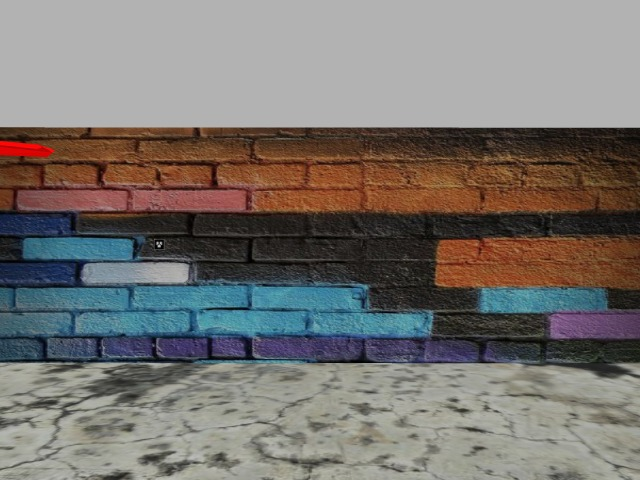
#> input picture imgs/ft1.jpeg, 640 x 480 px; its folder holds only this picture in this run
$ python artg_cor.py
#> lines starting #> are read from the running program, lines starting #| are printed output that depends on the picture; after the words box and inside, x2 and y2 are one past the last pixel; in counts of white or black regions, pixels touching at a corner belong together
import cv2
import glob
import numpy as np
from utils import draw_3d, detector, superimpose as si

# Função utilizada para carregar e passar cada imagem da pasta por vez
path = glob.glob("imgs\*.jpeg")
for image in path:

    # Lê a imagem e cria uma cópia
    img = cv2.imread(image)
#> img is the input picture: shape (480, 640, 3); mean B, G, R 111.6, 115.7, 120.3
    copia_img = img.copy()

    # Aplica filtros para identificar o contorno dos ARTAGs na imagem
    blueLow = np.array([60, 50, 40])
    blueHigh = np.array([130, 255, 255])
    imgHSV = cv2.cvtColor(copia_img, cv2.COLOR_BGR2HSV)
#> imgHSV: shape (480, 640, 3); mean H, S, V 33.1, 62.7, 129
    mask = cv2.inRange(imgHSV, blueLow, blueHigh)
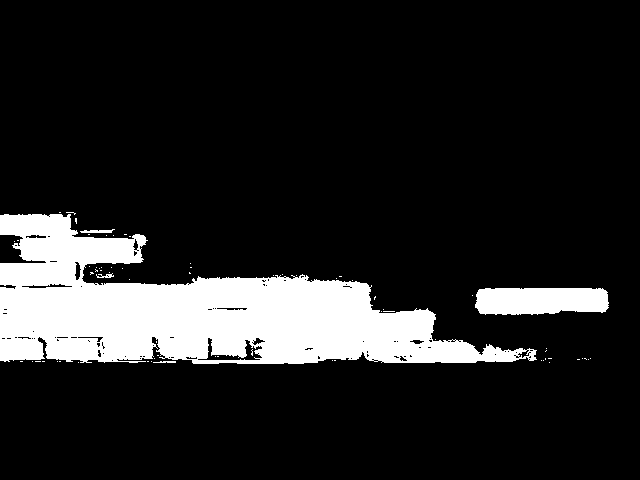
#> mask: shape (480, 640); 14.1% white; 70 white regions (65 under 20 px), largest, box (x1, y1, x2, y2) and area: (0, 214, 537, 364) 39622, (475, 288, 609, 315) 3269, (80, 229, 115, 233) 91, (96, 273, 114, 278) 46, (153, 361, 176, 363) 37
    imgray = cv2.cvtColor(img, cv2.COLOR_BGR2GRAY)
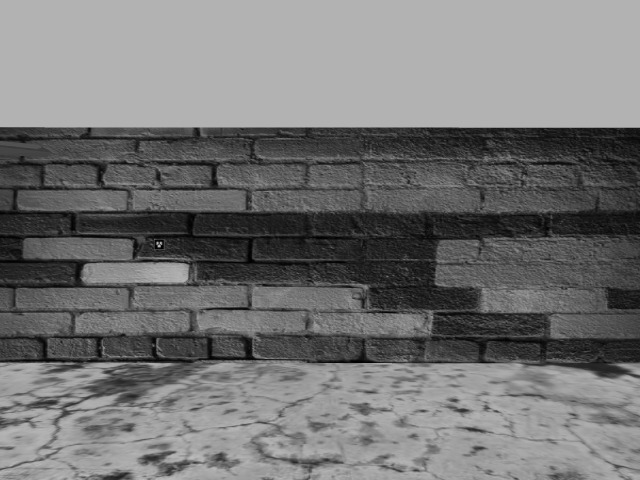
#> imgray: shape (480, 640); min 0, max 188, mean 116.6

    kernelOpen = np.ones((5,5))
    kernelClose = np.ones((20,20))
    maskOpen = cv2.morphologyEx(mask, cv2.MORPH_OPEN, kernelOpen)
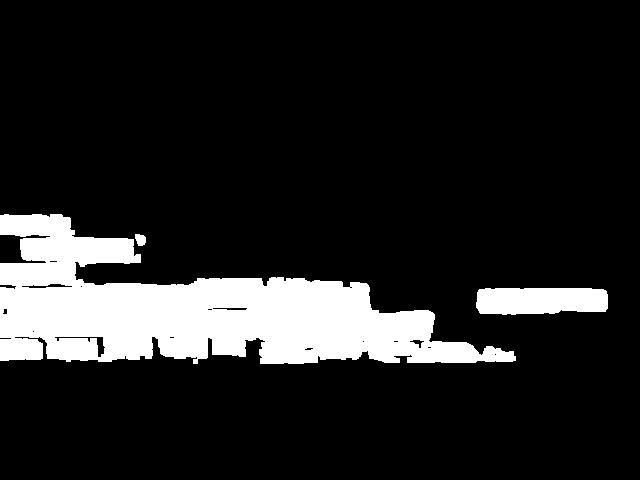
#> maskOpen: shape (480, 640); 13.5% white; 3 white regions, box (x1, y1, x2, y2) and area: (0, 214, 516, 364) 38220, (476, 288, 608, 315) 3238, (135, 234, 146, 246) 104
    maskClose = cv2.morphologyEx(maskOpen, cv2.MORPH_CLOSE, kernelClose)
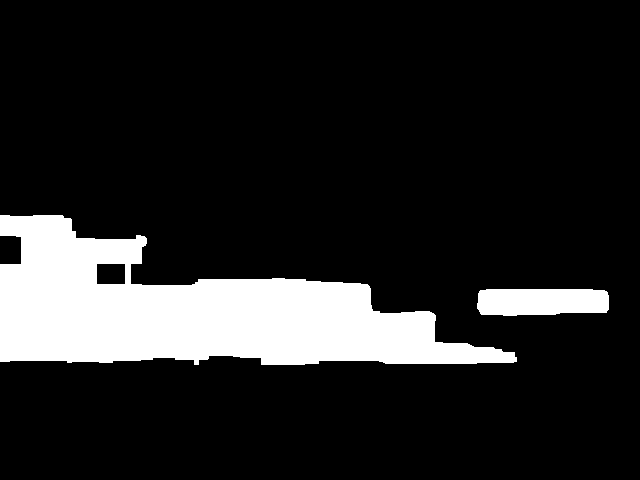
#> maskClose: shape (480, 640); 14.3% white; 2 white regions, box (x1, y1, x2, y2) and area: (0, 215, 517, 365) 40708, (477, 289, 609, 316) 3273

    imgray = cv2.GaussianBlur(imgray, (5,5), 0)
    imgray = cv2.bilateralFilter(imgray,9,75,75)
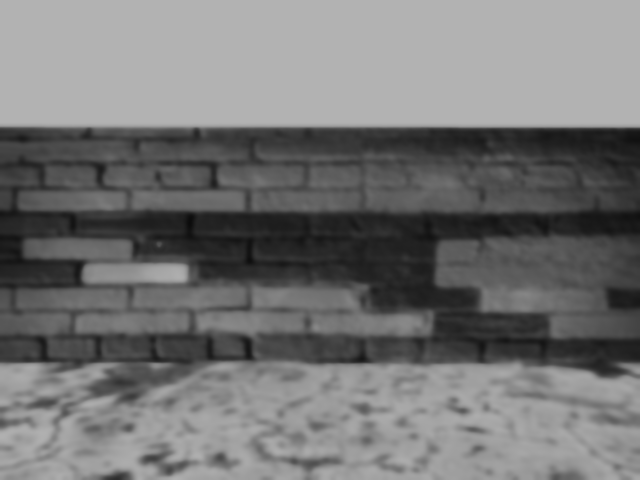
#> imgray: shape (480, 640); min 11, max 178, mean 116.6

    edge = cv2.Canny(mask, 50, 200)
#> edge: shape (480, 640); 1.2% white in thin lines or dots, all inside (x1, y1, x2, y2) = (0, 211, 609, 364)
    edge = cv2.dilate(edge, None, iterations=1)
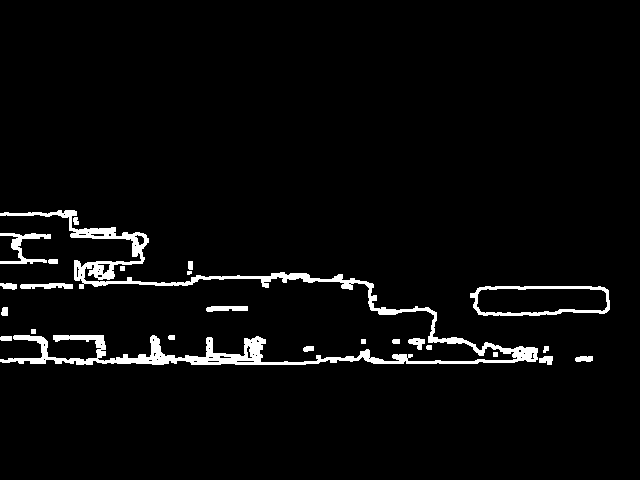
#> edge: shape (480, 640); 3.7% white; 24 white regions (1 under 20 px), largest, box (x1, y1, x2, y2) and area: (0, 210, 538, 365) 8556, (470, 286, 610, 316) 1018, (0, 233, 51, 264) 516
    edge = cv2.erode(edge, None, iterations=1)
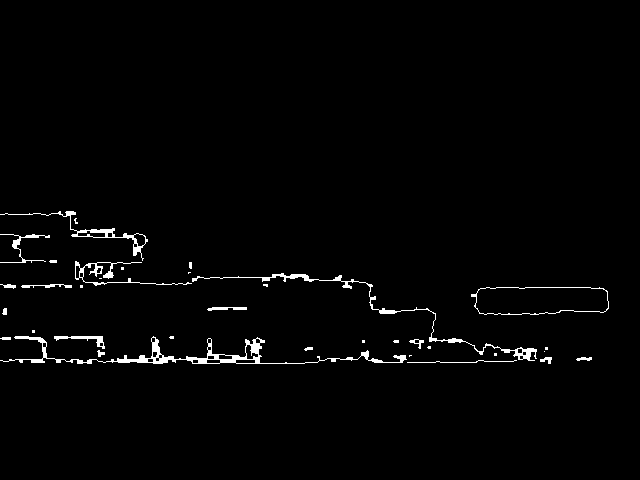
#> edge: shape (480, 640); 1.7% white; 35 white regions (15 under 20 px)
    contours, hierarchy = cv2.findContours(edge, cv2.RETR_TREE, cv2.CHAIN_APPROX_SIMPLE)
#> contours = 63 contours, 33 with area under 20; largest, box (x1, y1, x2, y2) and area: (471, 287, 609, 315) 3294, (475, 287, 609, 315) 3268, (0, 336, 407, 364) 1540, (192, 273, 537, 361) 578, (0, 211, 148, 261) 532

    # Loop para identificar os contornos
    for c in contours:
     perimeter = cv2.arcLength(c,True)

     if perimeter > 32 and perimeter < 70:  # Condição criada para otimizar a identificação do ARTAG
         #cv2.drawContours(copia_img, [c], 0, (0,0,255), 3) #Caso queira desenhar os contornos

         # Corta o ARTAG
         x,y,w,h = cv2.boundingRect(c)
         crop1 = copia_img[y:y+h, x:x+w]
         copia_crop = crop1.copy()

         # Função criada para pegar os pixels cinzas do ARTAG e converter para Branco, a fim de facilitar a leitura
         copia_crop[np.where((copia_crop==[41,41,41]).all(axis=2))] = [255,255,255]

         cv2.imshow('Imagem', copia_crop)
         cv2.waitKey()
         cv2.destroyAllWindows()
#> this loop made 63 passes
#> (perimeter, x, y, w, h) on passes 2, 3, 13, 20, 21, 26, 30, 43, 55, 61, 63: (35.31, 576, 357, 16, 4), (35.07, 540, 357, 12, 7), (42.73, 409, 339, 15, 10), (45.66, 235, 359, 21, 5), (33.66, 206, 359, 15, 5), (35.07, 218, 354, 15, 6), (57.8, 245, 344, 14, 16), (35.9, 0, 284, 16, 5), (32.49, 75, 265, 6, 14), (42.38, 133, 233, 13, 14), (68.73, 77, 230, 29, 8)
#> perimeter on passes 1, 7, 9, 10, 11, 14: 223, 23.66, 19.66, 8.83, 12.83, 15.66

$ run again, on imgs/ft2.jpeg
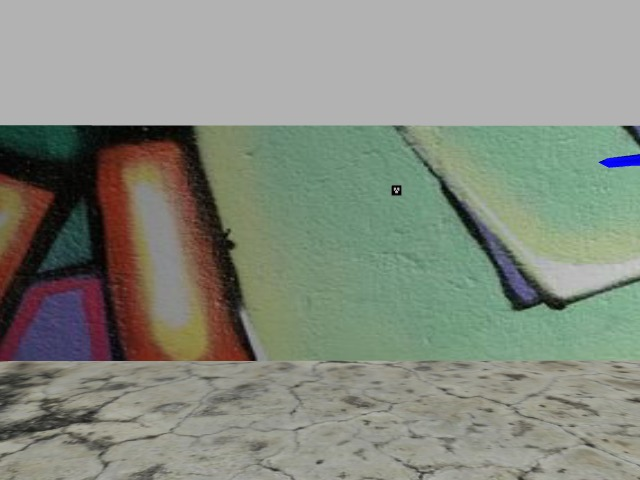
#> input picture imgs/ft2.jpeg, 640 x 480 px
#> img is the input picture: shape (480, 640, 3); mean B, G, R 127.3, 138.9, 133.3
#> imgHSV: shape (480, 640, 3); mean H, S, V 38.1, 44.4, 143.7
#> `mask = cv2.inRange(imgHSV, blueLow, blueHigh)`:
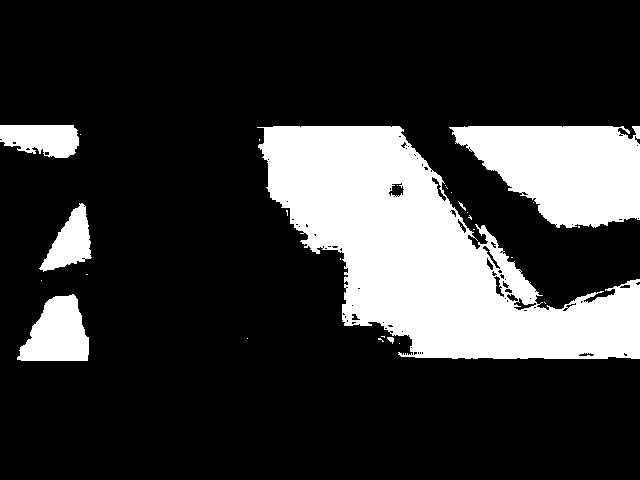
#> mask: shape (480, 640); 21.3% white; 28 white regions (21 under 20 px), largest, box (x1, y1, x2, y2) and area: (257, 126, 640, 359) 44328, (449, 126, 640, 228) 13695, (17, 294, 89, 361) 3300
#> maskOpen: shape (480, 640); 20.6% white; 8 white regions, largest, box (x1, y1, x2, y2) and area: (260, 126, 640, 359) 41664, (454, 126, 640, 228) 13435, (20, 295, 89, 361) 3282
#> maskClose: shape (480, 640); 21.2% white; 5 white regions, box (x1, y1, x2, y2) and area: (261, 127, 640, 360) 44334, (455, 127, 640, 229) 13630, (21, 296, 90, 362) 3283, (0, 126, 80, 159) 2082, (42, 207, 91, 271) 1785
#> `edge = cv2.erode(edge, None, iterations=1)`:
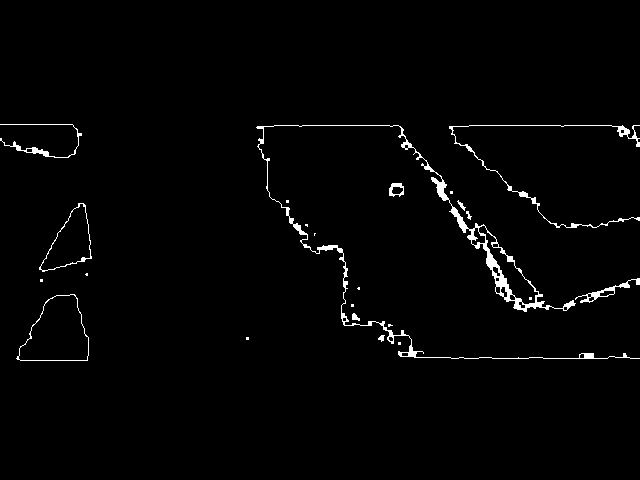
#> edge: shape (480, 640); 1.7% white; 23 white regions (12 under 20 px)
#> contours = 46 contours, 20 with area under 20; largest, box (x1, y1, x2, y2) and area: (256, 125, 640, 359) 3320, (16, 294, 89, 361) 3268, (18, 294, 89, 361) 3241, (39, 203, 92, 272) 1842, (40, 203, 91, 271) 1788
#> the loop `for c in contours:` made 46 passes
#> (perimeter, x, y, w, h) on passes 14, 24, 25, 41: (37.9, 599, 290, 16, 7), (52.14, 389, 183, 15, 14), (34.14, 391, 186, 13, 9), (66.04, 471, 227, 15, 19)

$ run again, on imgs/ft3.jpeg
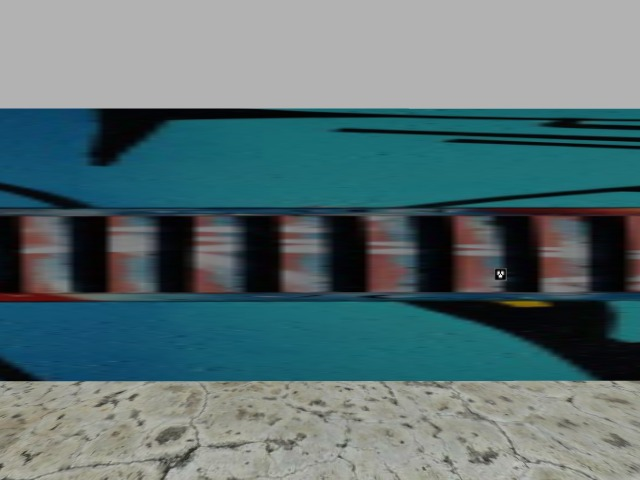
#> input picture imgs/ft3.jpeg, 640 x 480 px
#> img is the input picture: shape (480, 640, 3); mean B, G, R 116.1, 113.1, 89.7
#> imgHSV: shape (480, 640, 3); mean H, S, V 60.4, 97.8, 120.4
#> `mask = cv2.inRange(imgHSV, blueLow, blueHigh)`:
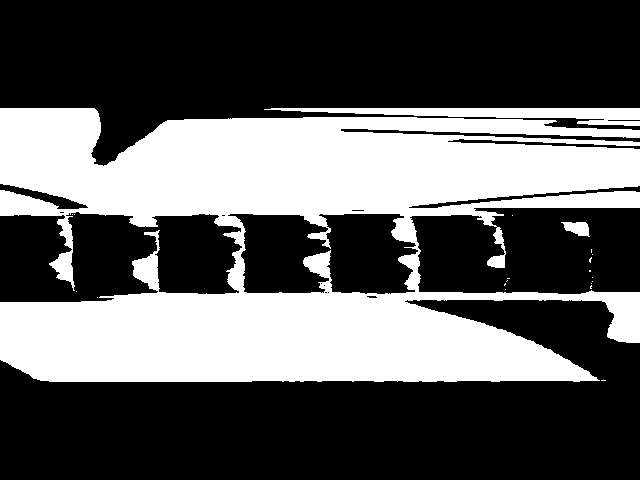
#> mask: shape (480, 640); 36.5% white; 21 white regions (18 under 20 px), largest, box (x1, y1, x2, y2) and area: (0, 108, 640, 382) 108498, (264, 108, 640, 126) 3233, (561, 222, 590, 237) 285
#> maskOpen: shape (480, 640); 35.9% white; 22 white regions, largest, box (x1, y1, x2, y2) and area: (0, 108, 640, 243) 55239, (0, 251, 640, 382) 47278, (328, 108, 640, 125) 2858
#> maskClose: shape (480, 640); 38.6% white; 2 white regions, box (x1, y1, x2, y2) and area: (0, 109, 640, 383) 118125, (489, 231, 506, 269) 386
#> `edge = cv2.erode(edge, None, iterations=1)`:
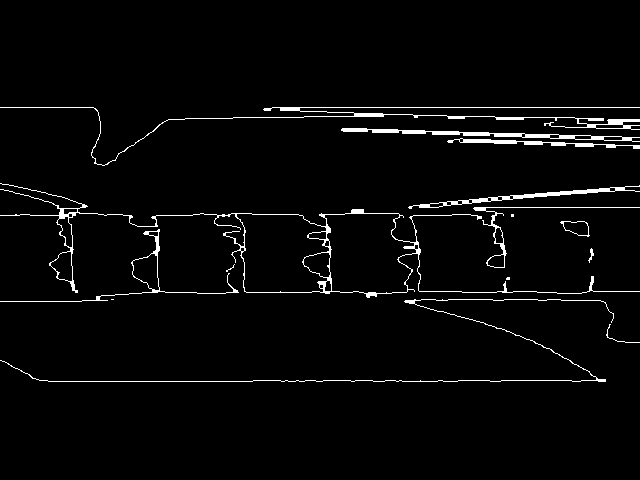
#> edge: shape (480, 640); 2.9% white; 15 white regions (4 under 20 px)
#> contours = 47 contours, 18 with area under 20; largest, box (x1, y1, x2, y2) and area: (0, 183, 640, 298) 13621, (324, 213, 417, 294) 5818, (236, 213, 330, 293) 5659, (341, 128, 640, 142) 842, (0, 229, 239, 302) 837
#> the loop `for c in contours:` made 47 passes
#> (perimeter, x, y, w, h) on passes 6, 14, 15, 17, 33, 38, 42, 43: (34.14, 588, 248, 6, 15), (52.97, 487, 254, 18, 14), (44.97, 494, 227, 10, 17), (34.49, 429, 202, 15, 6), (47.9, 308, 231, 19, 9), (36.49, 63, 208, 15, 7), (43.66, 603, 136, 20, 5), (39.66, 574, 135, 18, 5)
